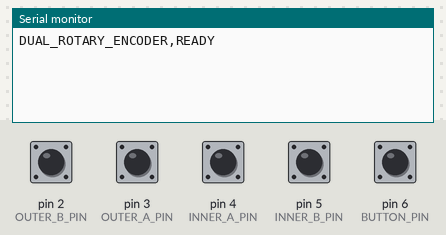
This program was run on a simulated Arduino Uno, built with avr-gcc and run on an emulated ATmega328P. On the bench: the last lines printed to the serial monitor. Inputs (shaded band) come from the test bench; at power-on: pin 2 (OUTER_B_PIN), pin 3 (OUTER_A_PIN), pin 4 (INNER_A_PIN), pin 5 (INNER_B_PIN), pin 6 (BUTTON_PIN) HIGH.

Above: at 1.2 s.
1.3 s: pin 6 (BUTTON_PIN) pulled LOW for 0.15 s
At 1.45 s:
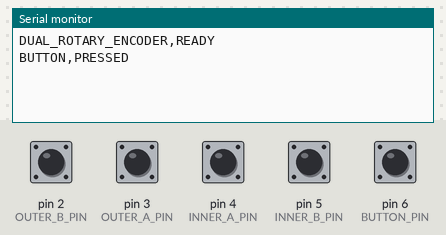
At 2.1 s:
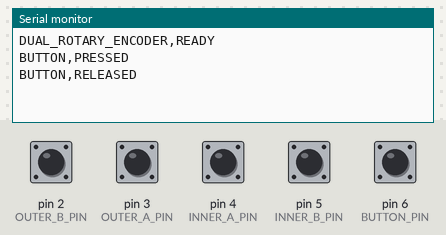

The program:

main.cpp
```cpp
#include <Arduino.h>

struct Encoder {
  uint8_t pinA;
  uint8_t pinB;
  uint8_t previousState;
  int8_t quarterSteps;
  const char *name;
};

const uint8_t INNER_A_PIN = 4;
const uint8_t INNER_B_PIN = 5;
const uint8_t OUTER_A_PIN = 3;
const uint8_t OUTER_B_PIN = 2;
const uint8_t BUTTON_PIN = 6;

const int8_t ENCODER_STEPS_PER_DETENT = 4;
const unsigned long BUTTON_DEBOUNCE_MS = 25;

const int8_t transitionTable[16] = {
   0, -1,  1,  0,
   1,  0,  0, -1,
  -1,  0,  0,  1,
   0,  1, -1,  0
};

Encoder innerEncoder = {INNER_A_PIN, INNER_B_PIN, 0, 0, "SMALL KNOB"};
Encoder outerEncoder = {OUTER_A_PIN, OUTER_B_PIN, 0, 0, "LARGE KNOB"};

bool buttonRawState = HIGH;
bool buttonStableState = HIGH;
unsigned long buttonLastChangedAt = 0;

uint8_t readEncoderState(const Encoder &encoder) {
  return (digitalRead(encoder.pinA) << 1) | digitalRead(encoder.pinB);
}

void initializeEncoder(Encoder &encoder) {
  pinMode(encoder.pinA, INPUT_PULLUP);
  pinMode(encoder.pinB, INPUT_PULLUP);
  encoder.previousState = readEncoderState(encoder);
}

void printEncoderEvent(const char *name, const char *direction) {
  Serial.print(name);
  Serial.print(',');
  Serial.println(direction);
}

void updateEncoder(Encoder &encoder) {
  const uint8_t currentState = readEncoderState(encoder);
  const uint8_t transition = (encoder.previousState << 2) | currentState;
  encoder.quarterSteps -= transitionTable[transition];
  encoder.previousState = currentState;

  if (encoder.quarterSteps >= ENCODER_STEPS_PER_DETENT) {
    encoder.quarterSteps -= ENCODER_STEPS_PER_DETENT;
    printEncoderEvent(encoder.name, "CW");
  } else if (encoder.quarterSteps <= -ENCODER_STEPS_PER_DETENT) {
    encoder.quarterSteps += ENCODER_STEPS_PER_DETENT;
    printEncoderEvent(encoder.name, "CCW");
  }
}

void updateButton() {
  const bool reading = digitalRead(BUTTON_PIN);
  const unsigned long now = millis();

  if (reading != buttonRawState) {
    buttonRawState = reading;
    buttonLastChangedAt = now;
  }

  if ((now - buttonLastChangedAt) >= BUTTON_DEBOUNCE_MS &&
      buttonStableState != buttonRawState) {
    buttonStableState = buttonRawState;
    Serial.println(buttonStableState == LOW ? "BUTTON,PRESSED" : "BUTTON,RELEASED");
  }
}

void setup() {
  Serial.begin(115200);

  initializeEncoder(innerEncoder);
  initializeEncoder(outerEncoder);

  pinMode(BUTTON_PIN, INPUT_PULLUP);
  buttonRawState = digitalRead(BUTTON_PIN);
  buttonStableState = buttonRawState;
  buttonLastChangedAt = millis();

  Serial.println("DUAL_ROTARY_ENCODER,READY");
}

void loop() {
  updateEncoder(innerEncoder);
  updateEncoder(outerEncoder);
  updateButton();
}
```

Measured:
- after the input at 1.3 s, the serial monitor: prints a new line at once (image 1)
